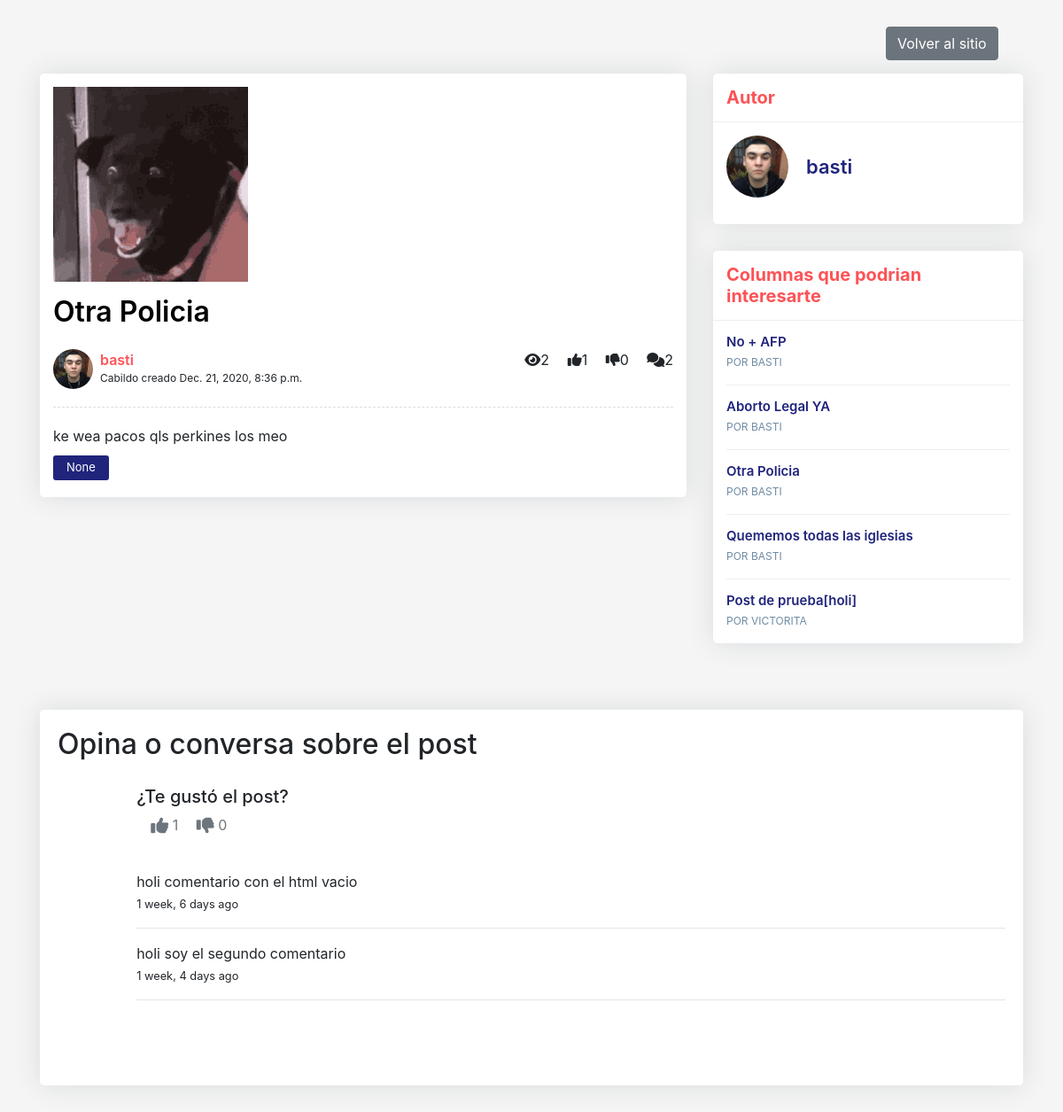
The page /otra-policia/ on the database as committed earlier.
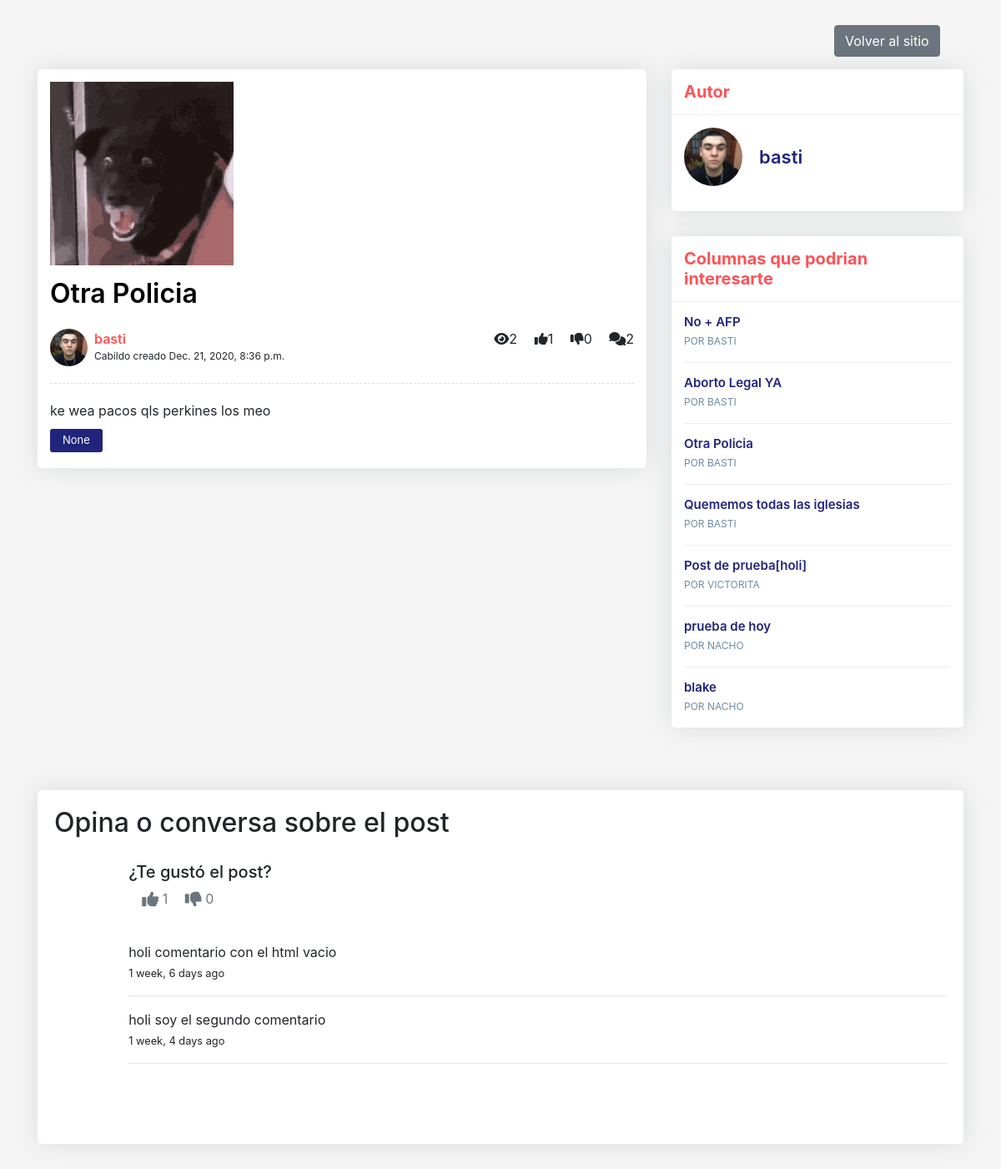
The same page on the database as committed later.
### posts/models.py (models this page shows, shortened)
class Post(models.Model):
    title = models.CharField(max_length=100)
    categoria = models.CharField(max_length=200, null=True, choices=CATEGORIAS)
    concepto = models.CharField(max_length=200, choices=TODOS_LOS_CONCEPTOS, null=True)
    content = RichTextField(blank=True, null=True)
    thumbnail = models.ImageField(blank=True, null=True)
    publish_date = models.DateTimeField(auto_now_add=True)
    last_update = models.DateTimeField(auto_now = True)
    author = models.ForeignKey(User, on_delete=models.CASCADE)
    slug = models.SlugField(max_length=200,unique=True)
    def get_absolute_url(self):
        return reverse("detail", kwargs={
            'slug': self.slug
        })
    def get_like_url(self):
        return reverse("like", kwargs={
            'slug': self.slug
        })
    @property
    def comments(self):
        return self.comment_set.all()
    @property
    def get_comment_count(self):
        return self.comment_set.all().count()
    @property
    def get_view_count(self):
        return self.postview_set.all().count()
    @property
    def get_like_count(self):
        return self.like_set.all().count()
    @property
    def get_dislike_count(self):
        return self.dislike_set.all().count()

class User(AbstractUser):
    pass
    def __str__(self):
        return str(self.username)

class Comment(models.Model):
    user = models.ForeignKey(User, on_delete=models.CASCADE)
    post = models.ForeignKey(Post, on_delete=models.CASCADE)
    timestamp = models.DateTimeField(auto_now_add = True)
    content = models.TextField()

class Profile(models.Model):
    user = models.OneToOneField(User, on_delete=models.CASCADE)
    image = models.ImageField(default= 'default.jpg', upload_to='profile_pics')

### posts/views.py (the view, shortened to what this page needs)
# urls.py: path('<slug>/', PostDetailView.as_view(), name='detail'),
class PostDetailView(DetailView):
    model = Post
    def get_context_data(self, **kwargs):
        context = super().get_context_data(**kwargs)
        context.update({
            'form': CommentForm(),
            'all_posts': Post.objects.all(),
        })
        return context
    def get_object(self, **kwargs):
        object = super().get_object(**kwargs)
        if self.request.user.is_authenticated:
            PostView.objects.get_or_create(user=self.request.user, post=object)
        return object

### templates/posts/post_detail.html (shortened to what the changed rows need)
{% load crispy_forms_tags %}
{% load static %}
<!DOCTYPE html>
<html lang="en">
<head>
        <link rel="stylesheet" href="{% static '/css/estilos.css' %}">
        <link rel="stylesheet" href="https://cdn.jsdelivr.net/npm/bootstrap@4.5.3/dist/css/bootstrap.min.css">
</head>
<body>
    <div class="blog-single gray-bg">
        <div class="container">
            <div class="row align-items-start">
                <div class="col-lg-8 m-15px-tb">
                    <article class="article">
                        <div class="article-img">
                            <img src="{{ object.thumbnail.url }}" title="" alt="img-elegida-usuario">
                        </div>
                        <div class="article-title">
                            <h2>{{object.title}}</h2>
                            <div class="media">
                                <div class="avatar">
                                    <img src="{{ object.author.profile.image.url }}" title="" alt="foto-perfil-usuario">
                                </div>
                                <div class="media-body">
                                    <label>{{ object.author }}</label>
                                    <span>Cabildo creado {{ object.publish_date }}</span>
                                </div>
                                <div>
                                    <span><i class = 'fas fa-eye ml-3'></i>{{ object.get_view_count }}</span>
                                    <span><i class = 'fas fa-thumbs-up ml-3'></i>{{ object.get_like_count }}</span>
                                    <span><i class = 'fas fa-thumbs-down ml-3'></i>{{ object.get_dislike_count }}</span>
                                    <span><i class = 'fas fa-comments ml-3'></i>{{ object.get_comment_count }}</span>
                                </div>
                            </div>
                        </div>
                        <div class="article-content">
                            {{ object.content }}
                        </div>
                        <div class="nav tag-cloud">
                            <a href="#">{{ object.concepto}}</a>
                        </div>
                    </article>
                </div>
                <div class="col-lg-4 m-15px-tb blog-aside">
                    <div class="widget widget-author">
                        <div class="widget-body">
                            <div class="media align-items-center">
                                <div class="avatar">
                                    <img src="{{ object.author.profile.image.url }}" title="" alt="foto-perfil-usuario">
                                </div>
                                <div class="media-body">
                                    <h6>{{ object.author }}</h6>
                                </div>
                            </div>
                        </div>
                    </div>
                    <div class="widget widget-latest-post">
                        <div class="widget-body">
                            {% for post in all_posts %}
                            <div class="latest-post-aside media">
                                <div class="lpa-left media-body">
                                    <div class="lpa-title">
                                        <h5><a href="{{ post.get_absolute_url }}">{{ post.title }}</a></h5>
                                    </div>
                                    <div class="lpa-meta">
                                        <a class="name" href="#">
                                            Por {{ post.author }}
                                        </a>
                                    </div>
                                </div>
                            </div>
                            {% endfor %}
                        </div>
                    </div>
                </div>
            </div>
        </div>
    </div>
    <div class="blog-single gray-bg">
        <div class="container">
            <div class="contact-form article-comment">
                <h2>Opina o conversa sobre el post</h4>
                    <div style="padding-top: 20px; padding-bottom: 20px;" class="offset-1">
                        <h5>¿Te gustó el post?</h5>
                        <a class='text-muted ml-3' href='{{ object.get_like_url }}'>
                            <i class ='fas fa-thumbs-up fa-lg'></i>
                            {{ object.get_like_count }}
                        </a>
                        <a class='text-muted ml-3' href='{{ object.get_dislike_url }}'>
                            <i class ='fas fa-thumbs-down fa-lg'></i>
                            {{ object.get_dislike_count }}
                        </a>
                    </div>
                    <div style="padding-top: 20px; padding-bottom: 20px;" class="offset-1">
                        {% for comment in object.comments %}
                        <div>
                            <p>{{ comment.content }}
                            <br />
                            <small>{{ comment.timestamp|timesince }} ago</small>
                            </p>
                        </div>
                        <hr />
                        {% endfor %}
                    </div>
                    <div style="padding-top: 20px; padding-bottom: 20px;" class="offset-1">
                    </div>
            </div>
        </div>
    </div>
</body>
</html>

Rows that differ between the two databases and show on the page:
added Post: title "prueba de hoy", author "NACHO"
added Post: title "blake", author "NACHO"
